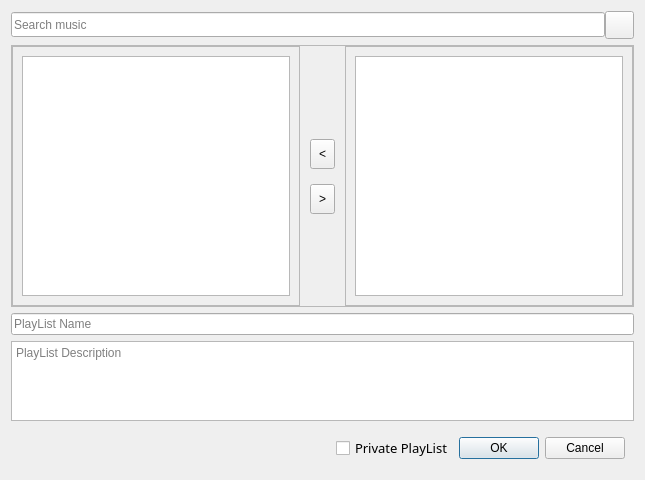
<?xml version="1.0" encoding="UTF-8"?>
<ui version="4.0">
 <class>PlayListEditor</class>
 <widget class="QDialog" name="PlayListEditor">
  <property name="geometry">
   <rect>
    <x>0</x>
    <y>0</y>
    <width>640</width>
    <height>480</height>
   </rect>
  </property>
  <property name="windowTitle">
   <string>Dialog</string>
  </property>
  <layout class="QGridLayout" name="gridLayout">
   <item row="3" column="0">
    <widget class="QFrame" name="frame">
     <property name="frameShape">
      <enum>QFrame::StyledPanel</enum>
     </property>
     <property name="frameShadow">
      <enum>QFrame::Raised</enum>
     </property>
     <layout class="QHBoxLayout" name="horizontalLayout_2">
      <property name="spacing">
       <number>1</number>
      </property>
      <property name="leftMargin">
       <number>0</number>
      </property>
      <property name="topMargin">
       <number>0</number>
      </property>
      <property name="rightMargin">
       <number>0</number>
      </property>
      <property name="bottomMargin">
       <number>0</number>
      </property>
      <item>
       <widget class="QScrollArea" name="scrollArea">
        <property name="sizePolicy">
         <sizepolicy hsizetype="Expanding" vsizetype="MinimumExpanding">
          <horstretch>0</horstretch>
          <verstretch>0</verstretch>
         </sizepolicy>
        </property>
        <property name="widgetResizable">
         <bool>true</bool>
        </property>
        <widget class="QWidget" name="scrollAreaWidgetContents">
         <property name="geometry">
          <rect>
           <x>0</x>
           <y>0</y>
           <width>294</width>
           <height>282</height>
          </rect>
         </property>
         <layout class="QGridLayout" name="gridLayout_2">
          <item row="1" column="0">
           <widget class="QTableView" name="tableView"/>
          </item>
         </layout>
        </widget>
       </widget>
      </item>
      <item>
       <widget class="QFrame" name="verticalFrame">
        <layout class="QVBoxLayout" name="verticalLayout">
         <property name="spacing">
          <number>15</number>
         </property>
         <item>
          <spacer name="verticalSpacer">
           <property name="orientation">
            <enum>Qt::Vertical</enum>
           </property>
           <property name="sizeHint" stdset="0">
            <size>
             <width>20</width>
             <height>40</height>
            </size>
           </property>
          </spacer>
         </item>
         <item>
          <widget class="QToolButton" name="toolButton_3">
           <property name="minimumSize">
            <size>
             <width>25</width>
             <height>30</height>
            </size>
           </property>
           <property name="text">
            <string>&lt;</string>
           </property>
          </widget>
         </item>
         <item>
          <widget class="QToolButton" name="toolButton_2">
           <property name="minimumSize">
            <size>
             <width>25</width>
             <height>30</height>
            </size>
           </property>
           <property name="text">
            <string>&gt;</string>
           </property>
          </widget>
         </item>
         <item>
          <spacer name="verticalSpacer_2">
           <property name="orientation">
            <enum>Qt::Vertical</enum>
           </property>
           <property name="sizeHint" stdset="0">
            <size>
             <width>20</width>
             <height>40</height>
            </size>
           </property>
          </spacer>
         </item>
        </layout>
       </widget>
      </item>
      <item>
       <widget class="QScrollArea" name="scrollArea_2">
        <property name="sizePolicy">
         <sizepolicy hsizetype="Expanding" vsizetype="MinimumExpanding">
          <horstretch>0</horstretch>
          <verstretch>0</verstretch>
         </sizepolicy>
        </property>
        <property name="widgetResizable">
         <bool>true</bool>
        </property>
        <widget class="QWidget" name="scrollAreaWidgetContents_2">
         <property name="geometry">
          <rect>
           <x>0</x>
           <y>0</y>
           <width>293</width>
           <height>282</height>
          </rect>
         </property>
         <layout class="QGridLayout" name="gridLayout_3">
          <item row="0" column="0">
           <widget class="QTableView" name="tableView_2">
            <property name="sortingEnabled">
             <bool>true</bool>
            </property>
           </widget>
          </item>
         </layout>
        </widget>
       </widget>
      </item>
     </layout>
    </widget>
   </item>
   <item row="0" column="0">
    <widget class="QFrame" name="horizontalFrame">
     <layout class="QHBoxLayout" name="horizontalLayout">
      <property name="spacing">
       <number>0</number>
      </property>
      <property name="leftMargin">
       <number>0</number>
      </property>
      <property name="topMargin">
       <number>0</number>
      </property>
      <property name="rightMargin">
       <number>0</number>
      </property>
      <property name="bottomMargin">
       <number>0</number>
      </property>
      <item>
       <widget class="QLineEdit" name="lineEdit">
        <property name="sizePolicy">
         <sizepolicy hsizetype="Expanding" vsizetype="Fixed">
          <horstretch>0</horstretch>
          <verstretch>0</verstretch>
         </sizepolicy>
        </property>
        <property name="minimumSize">
         <size>
          <width>0</width>
          <height>25</height>
         </size>
        </property>
        <property name="placeholderText">
         <string>Search music</string>
        </property>
       </widget>
      </item>
      <item>
       <widget class="QToolButton" name="toolButton">
        <property name="text">
         <string/>
        </property>
        <property name="icon">
         <iconset resource="resources.qrc">
          <normaloff>:/Icons/SearchWhite</normaloff>:/Icons/SearchWhite</iconset>
        </property>
        <property name="iconSize">
         <size>
          <width>21</width>
          <height>21</height>
         </size>
        </property>
       </widget>
      </item>
     </layout>
    </widget>
   </item>
   <item row="5" column="0">
    <widget class="QPlainTextEdit" name="plainTextEdit">
     <property name="sizePolicy">
      <sizepolicy hsizetype="Expanding" vsizetype="Fixed">
       <horstretch>0</horstretch>
       <verstretch>0</verstretch>
      </sizepolicy>
     </property>
     <property name="minimumSize">
      <size>
       <width>0</width>
       <height>50</height>
      </size>
     </property>
     <property name="maximumSize">
      <size>
       <width>16777215</width>
       <height>80</height>
      </size>
     </property>
     <property name="placeholderText">
      <string>PlayList Description</string>
     </property>
    </widget>
   </item>
   <item row="7" column="0">
    <widget class="QFrame" name="horizontalFrame_2">
     <layout class="QHBoxLayout" name="horizontalLayout_3">
      <property name="leftMargin">
       <number>325</number>
      </property>
      <item>
       <widget class="QCheckBox" name="checkBox">
        <property name="font">
         <font>
          <family>Century Gothic</family>
          <pointsize>10</pointsize>
         </font>
        </property>
        <property name="text">
         <string>Private PlayList</string>
        </property>
       </widget>
      </item>
      <item>
       <widget class="QDialogButtonBox" name="buttonBox_2">
        <property name="orientation">
         <enum>Qt::Horizontal</enum>
        </property>
        <property name="standardButtons">
         <set>QDialogButtonBox::Cancel|QDialogButtonBox::Ok</set>
        </property>
       </widget>
      </item>
     </layout>
    </widget>
   </item>
   <item row="4" column="0">
    <widget class="QLineEdit" name="lineEdit_2">
     <property name="placeholderText">
      <string>PlayList Name</string>
     </property>
    </widget>
   </item>
  </layout>
 </widget>
 <resources>
  <include location="resources.qrc"/>
 </resources>
 <connections/>
</ui>
